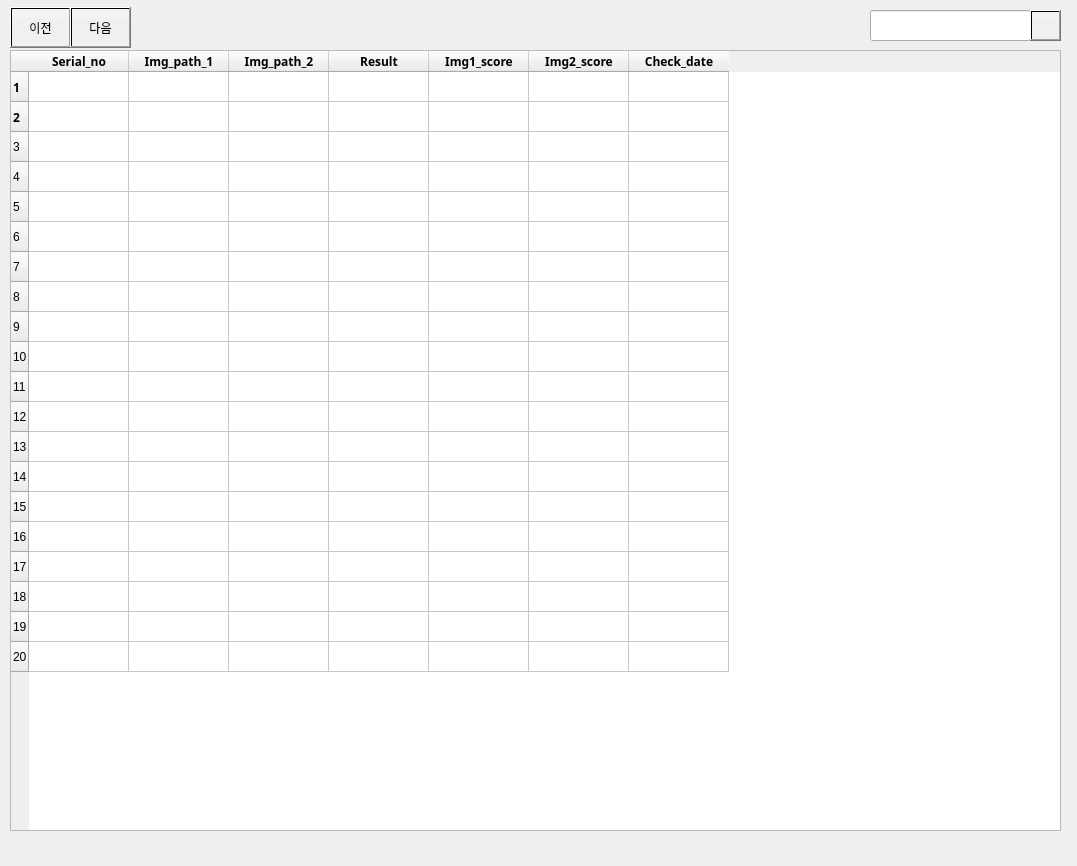
<?xml version="1.0" encoding="UTF-8"?>
<ui version="4.0">
 <class>Dialog</class>
 <widget class="QDialog" name="Dialog">
  <property name="geometry">
   <rect>
    <x>0</x>
    <y>0</y>
    <width>1077</width>
    <height>866</height>
   </rect>
  </property>
  <property name="windowTitle">
   <string>Dialog</string>
  </property>
  <widget class="QLineEdit" name="search_line">
   <property name="geometry">
    <rect>
     <x>870</x>
     <y>10</y>
     <width>161</width>
     <height>31</height>
    </rect>
   </property>
  </widget>
  <widget class="QPushButton" name="search_btn">
   <property name="geometry">
    <rect>
     <x>1030</x>
     <y>10</y>
     <width>31</width>
     <height>31</height>
    </rect>
   </property>
   <property name="styleSheet">
    <string notr="true">background-color: qlineargradient(spread:pad, x1:0, y1:0.352, x2:0, y2:0, stop:0.165854 rgba(240, 240, 240, 255), stop:0.517073 rgba(244, 244, 244, 255), stop:0.731707 rgba(244, 244, 244, 255), stop:0.936585 rgba(243, 243, 243, 255));</string>
   </property>
   <property name="text">
    <string/>
   </property>
   <property name="icon">
    <iconset>
     <normaloff>../UI/magnifying-glass.png</normaloff>../UI/magnifying-glass.png</iconset>
   </property>
  </widget>
  <widget class="QTableWidget" name="tableWidget">
   <property name="geometry">
    <rect>
     <x>10</x>
     <y>50</y>
     <width>1051</width>
     <height>781</height>
    </rect>
   </property>
   <property name="styleSheet">
    <string notr="true">font: 75 9pt &quot;KoPub돋움체 Bold&quot;;</string>
   </property>
   <property name="rowCount">
    <number>20</number>
   </property>
   <row>
    <property name="text">
     <string>1</string>
    </property>
    <property name="font">
     <font>
      <family>KoPub돋움체 Bold</family>
      <weight>75</weight>
      <bold>true</bold>
     </font>
    </property>
   </row>
   <row>
    <property name="text">
     <string>2</string>
    </property>
    <property name="font">
     <font>
      <family>KoPub돋움체 Bold</family>
      <weight>75</weight>
      <bold>true</bold>
     </font>
    </property>
   </row>
   <row/>
   <row/>
   <row/>
   <row/>
   <row/>
   <row/>
   <row/>
   <row/>
   <row/>
   <row/>
   <row/>
   <row/>
   <row/>
   <row/>
   <row/>
   <row/>
   <row/>
   <row/>
   <column>
    <property name="text">
     <string>Serial_no</string>
    </property>
    <property name="font">
     <font>
      <family>KoPub돋움체 Bold</family>
      <weight>75</weight>
      <bold>true</bold>
     </font>
    </property>
   </column>
   <column>
    <property name="text">
     <string>Img_path_1</string>
    </property>
    <property name="font">
     <font>
      <family>KoPub돋움체 Bold</family>
      <weight>75</weight>
      <bold>true</bold>
     </font>
    </property>
   </column>
   <column>
    <property name="text">
     <string>Img_path_2</string>
    </property>
    <property name="font">
     <font>
      <family>KoPub돋움체 Bold</family>
      <weight>75</weight>
      <bold>true</bold>
     </font>
    </property>
   </column>
   <column>
    <property name="text">
     <string>Result</string>
    </property>
    <property name="font">
     <font>
      <family>KoPub돋움체 Bold</family>
      <weight>75</weight>
      <bold>true</bold>
     </font>
    </property>
   </column>
   <column>
    <property name="text">
     <string>Img1_score</string>
    </property>
    <property name="font">
     <font>
      <family>KoPub돋움체 Bold</family>
      <weight>75</weight>
      <bold>true</bold>
     </font>
    </property>
   </column>
   <column>
    <property name="text">
     <string>Img2_score</string>
    </property>
    <property name="font">
     <font>
      <family>KoPub돋움체 Bold</family>
      <weight>75</weight>
      <bold>true</bold>
     </font>
    </property>
   </column>
   <column>
    <property name="text">
     <string>Check_date</string>
    </property>
    <property name="font">
     <font>
      <family>KoPub돋움체 Bold</family>
      <weight>75</weight>
      <bold>true</bold>
     </font>
    </property>
   </column>
  </widget>
  <widget class="QPushButton" name="previous_btn">
   <property name="geometry">
    <rect>
     <x>10</x>
     <y>7</y>
     <width>61</width>
     <height>41</height>
    </rect>
   </property>
   <property name="styleSheet">
    <string notr="true">font: 75 8pt &quot;KoPub돋움체 Bold&quot;;
background-color: qlineargradient(spread:pad, x1:0, y1:0.352, x2:0, y2:0, stop:0.165854 rgba(240, 240, 240, 255), stop:0.517073 rgba(244, 244, 244, 255), stop:0.731707 rgba(244, 244, 244, 255), stop:0.936585 rgba(243, 243, 243, 255));</string>
   </property>
   <property name="text">
    <string>이전</string>
   </property>
  </widget>
  <widget class="QPushButton" name="next_btn">
   <property name="geometry">
    <rect>
     <x>70</x>
     <y>7</y>
     <width>61</width>
     <height>41</height>
    </rect>
   </property>
   <property name="styleSheet">
    <string notr="true">font: 75 8pt &quot;KoPub돋움체 Bold&quot;;
background-color: qlineargradient(spread:pad, x1:0, y1:0.352, x2:0, y2:0, stop:0.165854 rgba(240, 240, 240, 255), stop:0.517073 rgba(244, 244, 244, 255), stop:0.731707 rgba(244, 244, 244, 255), stop:0.936585 rgba(243, 243, 243, 255));</string>
   </property>
   <property name="text">
    <string>다음</string>
   </property>
  </widget>
 </widget>
 <resources/>
 <connections/>
</ui>
